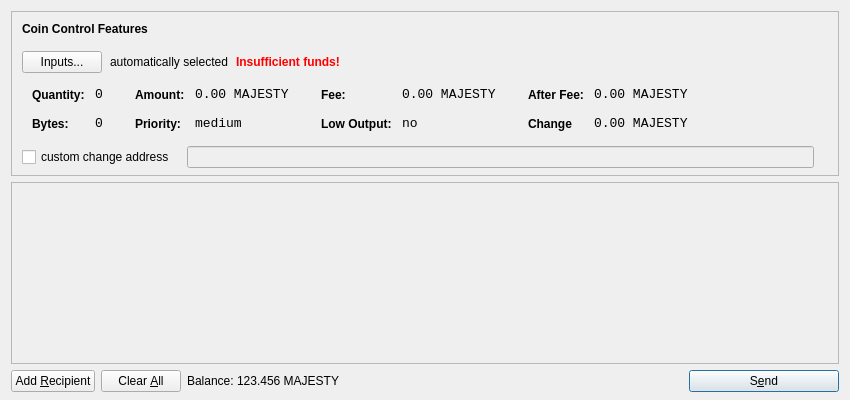
<?xml version="1.0" encoding="UTF-8"?>
<ui version="4.0">
 <class>SendCoinsDialog</class>
 <widget class="QDialog" name="SendCoinsDialog">
  <property name="geometry">
   <rect>
    <x>0</x>
    <y>0</y>
    <width>850</width>
    <height>400</height>
   </rect>
  </property>
  <property name="windowTitle">
   <string>Send Coins</string>
  </property>
  <layout class="QVBoxLayout" name="verticalLayout" stretch="0,1,0">
   <property name="bottomMargin">
    <number>8</number>
   </property>
   <item>
    <widget class="QFrame" name="frameCoinControl">
     <property name="sizePolicy">
      <sizepolicy hsizetype="Expanding" vsizetype="Expanding">
       <horstretch>0</horstretch>
       <verstretch>0</verstretch>
      </sizepolicy>
     </property>
     <property name="maximumSize">
      <size>
       <width>16777215</width>
       <height>16777215</height>
      </size>
     </property>
     <property name="frameShape">
      <enum>QFrame::StyledPanel</enum>
     </property>
     <property name="frameShadow">
      <enum>QFrame::Sunken</enum>
     </property>
     <layout class="QVBoxLayout" name="verticalLayoutCoinControl2">
      <property name="spacing">
       <number>-1</number>
      </property>
      <property name="leftMargin">
       <number>0</number>
      </property>
      <property name="topMargin">
       <number>0</number>
      </property>
      <property name="rightMargin">
       <number>0</number>
      </property>
      <property name="bottomMargin">
       <number>6</number>
      </property>
      <item>
       <layout class="QVBoxLayout" name="verticalLayoutCoinControl" stretch="0,0,0,0,1">
        <property name="spacing">
         <number>0</number>
        </property>
        <property name="leftMargin">
         <number>10</number>
        </property>
        <property name="topMargin">
         <number>10</number>
        </property>
        <item>
         <layout class="QHBoxLayout" name="horizontalLayoutCoinControl1">
          <property name="bottomMargin">
           <number>15</number>
          </property>
          <item>
           <widget class="QLabel" name="labelCoinControlFeatures">
            <property name="sizePolicy">
             <sizepolicy hsizetype="Preferred" vsizetype="Maximum">
              <horstretch>0</horstretch>
              <verstretch>0</verstretch>
             </sizepolicy>
            </property>
            <property name="font">
             <font>
              <weight>75</weight>
              <bold>true</bold>
             </font>
            </property>
            <property name="styleSheet">
             <string notr="true">font-weight:bold;</string>
            </property>
            <property name="text">
             <string>Coin Control Features</string>
            </property>
           </widget>
          </item>
         </layout>
        </item>
        <item>
         <layout class="QHBoxLayout" name="horizontalLayoutCoinControl2" stretch="0,0,0,0">
          <property name="spacing">
           <number>8</number>
          </property>
          <property name="bottomMargin">
           <number>10</number>
          </property>
          <item>
           <widget class="QPushButton" name="pushButtonCoinControl">
            <property name="styleSheet">
             <string notr="true"/>
            </property>
            <property name="text">
             <string>Inputs...</string>
            </property>
           </widget>
          </item>
          <item>
           <widget class="QLabel" name="labelCoinControlAutomaticallySelected">
            <property name="text">
             <string>automatically selected</string>
            </property>
            <property name="margin">
             <number>5</number>
            </property>
           </widget>
          </item>
          <item>
           <widget class="QLabel" name="labelCoinControlInsuffFunds">
            <property name="font">
             <font>
              <weight>75</weight>
              <bold>true</bold>
             </font>
            </property>
            <property name="styleSheet">
             <string notr="true">color:red;font-weight:bold;</string>
            </property>
            <property name="text">
             <string>Insufficient funds!</string>
            </property>
            <property name="margin">
             <number>5</number>
            </property>
           </widget>
          </item>
          <item>
           <spacer name="horizontalSpacerCoinControl">
            <property name="orientation">
             <enum>Qt::Horizontal</enum>
            </property>
            <property name="sizeHint" stdset="0">
             <size>
              <width>40</width>
              <height>1</height>
             </size>
            </property>
           </spacer>
          </item>
         </layout>
        </item>
        <item>
         <widget class="QWidget" name="widgetCoinControl" native="true">
          <property name="sizePolicy">
           <sizepolicy hsizetype="Preferred" vsizetype="Preferred">
            <horstretch>0</horstretch>
            <verstretch>0</verstretch>
           </sizepolicy>
          </property>
          <property name="minimumSize">
           <size>
            <width>0</width>
            <height>0</height>
           </size>
          </property>
          <property name="styleSheet">
           <string notr="true"/>
          </property>
          <layout class="QHBoxLayout" name="horizontalLayoutCoinControl5">
           <property name="margin">
            <number>0</number>
           </property>
           <item>
            <layout class="QHBoxLayout" name="horizontalLayoutCoinControl3" stretch="0,0,0,1">
             <property name="spacing">
              <number>20</number>
             </property>
             <property name="topMargin">
              <number>0</number>
             </property>
             <property name="bottomMargin">
              <number>10</number>
             </property>
             <item>
              <layout class="QFormLayout" name="formLayoutCoinControl1">
               <property name="horizontalSpacing">
                <number>10</number>
               </property>
               <property name="verticalSpacing">
                <number>14</number>
               </property>
               <property name="leftMargin">
                <number>10</number>
               </property>
               <property name="topMargin">
                <number>4</number>
               </property>
               <property name="rightMargin">
                <number>6</number>
               </property>
               <item row="0" column="0">
                <widget class="QLabel" name="labelCoinControlQuantityText">
                 <property name="styleSheet">
                  <string notr="true">font-weight:bold;</string>
                 </property>
                 <property name="text">
                  <string>Quantity:</string>
                 </property>
                 <property name="margin">
                  <number>0</number>
                 </property>
                </widget>
               </item>
               <item row="0" column="1">
                <widget class="QLabel" name="labelCoinControlQuantity">
                 <property name="font">
                  <font>
                   <family>Monospace</family>
                   <pointsize>10</pointsize>
                  </font>
                 </property>
                 <property name="cursor">
                  <cursorShape>IBeamCursor</cursorShape>
                 </property>
                 <property name="contextMenuPolicy">
                  <enum>Qt::ActionsContextMenu</enum>
                 </property>
                 <property name="text">
                  <string>0</string>
                 </property>
                 <property name="margin">
                  <number>0</number>
                 </property>
                 <property name="textInteractionFlags">
                  <set>Qt::LinksAccessibleByMouse|Qt::TextSelectableByKeyboard|Qt::TextSelectableByMouse</set>
                 </property>
                </widget>
               </item>
               <item row="1" column="0">
                <widget class="QLabel" name="labelCoinControlBytesText">
                 <property name="styleSheet">
                  <string notr="true">font-weight:bold;</string>
                 </property>
                 <property name="text">
                  <string>Bytes:</string>
                 </property>
                </widget>
               </item>
               <item row="1" column="1">
                <widget class="QLabel" name="labelCoinControlBytes">
                 <property name="font">
                  <font>
                   <family>Monospace</family>
                   <pointsize>10</pointsize>
                  </font>
                 </property>
                 <property name="cursor">
                  <cursorShape>IBeamCursor</cursorShape>
                 </property>
                 <property name="contextMenuPolicy">
                  <enum>Qt::ActionsContextMenu</enum>
                 </property>
                 <property name="text">
                  <string>0</string>
                 </property>
                 <property name="textInteractionFlags">
                  <set>Qt::LinksAccessibleByMouse|Qt::TextSelectableByKeyboard|Qt::TextSelectableByMouse</set>
                 </property>
                </widget>
               </item>
              </layout>
             </item>
             <item>
              <layout class="QFormLayout" name="formLayoutCoinControl2">
               <property name="horizontalSpacing">
                <number>10</number>
               </property>
               <property name="verticalSpacing">
                <number>14</number>
               </property>
               <property name="leftMargin">
                <number>6</number>
               </property>
               <property name="topMargin">
                <number>4</number>
               </property>
               <property name="rightMargin">
                <number>6</number>
               </property>
               <item row="0" column="0">
                <widget class="QLabel" name="labelCoinControlAmountText">
                 <property name="styleSheet">
                  <string notr="true">font-weight:bold;</string>
                 </property>
                 <property name="text">
                  <string>Amount:</string>
                 </property>
                 <property name="margin">
                  <number>0</number>
                 </property>
                </widget>
               </item>
               <item row="0" column="1">
                <widget class="QLabel" name="labelCoinControlAmount">
                 <property name="font">
                  <font>
                   <family>Monospace</family>
                   <pointsize>10</pointsize>
                  </font>
                 </property>
                 <property name="cursor">
                  <cursorShape>IBeamCursor</cursorShape>
                 </property>
                 <property name="contextMenuPolicy">
                  <enum>Qt::ActionsContextMenu</enum>
                 </property>
                 <property name="text">
                  <string>0.00 MAJESTY</string>
                 </property>
                 <property name="textInteractionFlags">
                  <set>Qt::LinksAccessibleByMouse|Qt::TextSelectableByKeyboard|Qt::TextSelectableByMouse</set>
                 </property>
                </widget>
               </item>
               <item row="1" column="0">
                <widget class="QLabel" name="labelCoinControlPriorityText">
                 <property name="styleSheet">
                  <string notr="true">font-weight:bold;</string>
                 </property>
                 <property name="text">
                  <string>Priority:</string>
                 </property>
                </widget>
               </item>
               <item row="1" column="1">
                <widget class="QLabel" name="labelCoinControlPriority">
                 <property name="font">
                  <font>
                   <family>Monospace</family>
                   <pointsize>10</pointsize>
                  </font>
                 </property>
                 <property name="cursor">
                  <cursorShape>IBeamCursor</cursorShape>
                 </property>
                 <property name="contextMenuPolicy">
                  <enum>Qt::ActionsContextMenu</enum>
                 </property>
                 <property name="text">
                  <string>medium</string>
                 </property>
                 <property name="textInteractionFlags">
                  <set>Qt::LinksAccessibleByMouse|Qt::TextSelectableByKeyboard|Qt::TextSelectableByMouse</set>
                 </property>
                </widget>
               </item>
              </layout>
             </item>
             <item>
              <layout class="QFormLayout" name="formLayoutCoinControl3">
               <property name="horizontalSpacing">
                <number>10</number>
               </property>
               <property name="verticalSpacing">
                <number>14</number>
               </property>
               <property name="leftMargin">
                <number>6</number>
               </property>
               <property name="topMargin">
                <number>4</number>
               </property>
               <property name="rightMargin">
                <number>6</number>
               </property>
               <item row="0" column="0">
                <widget class="QLabel" name="labelCoinControlFeeText">
                 <property name="styleSheet">
                  <string notr="true">font-weight:bold;</string>
                 </property>
                 <property name="text">
                  <string>Fee:</string>
                 </property>
                 <property name="margin">
                  <number>0</number>
                 </property>
                </widget>
               </item>
               <item row="0" column="1">
                <widget class="QLabel" name="labelCoinControlFee">
                 <property name="font">
                  <font>
                   <family>Monospace</family>
                   <pointsize>10</pointsize>
                  </font>
                 </property>
                 <property name="cursor">
                  <cursorShape>IBeamCursor</cursorShape>
                 </property>
                 <property name="contextMenuPolicy">
                  <enum>Qt::ActionsContextMenu</enum>
                 </property>
                 <property name="text">
                  <string>0.00 MAJESTY</string>
                 </property>
                 <property name="textInteractionFlags">
                  <set>Qt::LinksAccessibleByMouse|Qt::TextSelectableByKeyboard|Qt::TextSelectableByMouse</set>
                 </property>
                </widget>
               </item>
               <item row="1" column="0">
                <widget class="QLabel" name="labelCoinControlLowOutputText">
                 <property name="styleSheet">
                  <string notr="true">font-weight:bold;</string>
                 </property>
                 <property name="text">
                  <string>Low Output:</string>
                 </property>
                </widget>
               </item>
               <item row="1" column="1">
                <widget class="QLabel" name="labelCoinControlLowOutput">
                 <property name="font">
                  <font>
                   <family>Monospace</family>
                   <pointsize>10</pointsize>
                  </font>
                 </property>
                 <property name="cursor">
                  <cursorShape>IBeamCursor</cursorShape>
                 </property>
                 <property name="contextMenuPolicy">
                  <enum>Qt::ActionsContextMenu</enum>
                 </property>
                 <property name="text">
                  <string>no</string>
                 </property>
                 <property name="textInteractionFlags">
                  <set>Qt::LinksAccessibleByMouse|Qt::TextSelectableByKeyboard|Qt::TextSelectableByMouse</set>
                 </property>
                </widget>
               </item>
              </layout>
             </item>
             <item>
              <layout class="QFormLayout" name="formLayoutCoinControl4">
               <property name="horizontalSpacing">
                <number>10</number>
               </property>
               <property name="verticalSpacing">
                <number>14</number>
               </property>
               <property name="leftMargin">
                <number>6</number>
               </property>
               <property name="topMargin">
                <number>4</number>
               </property>
               <property name="rightMargin">
                <number>6</number>
               </property>
               <item row="0" column="0">
                <widget class="QLabel" name="labelCoinControlAfterFeeText">
                 <property name="styleSheet">
                  <string notr="true">font-weight:bold;</string>
                 </property>
                 <property name="text">
                  <string>After Fee:</string>
                 </property>
                 <property name="margin">
                  <number>0</number>
                 </property>
                </widget>
               </item>
               <item row="0" column="1">
                <widget class="QLabel" name="labelCoinControlAfterFee">
                 <property name="font">
                  <font>
                   <family>Monospace</family>
                   <pointsize>10</pointsize>
                  </font>
                 </property>
                 <property name="cursor">
                  <cursorShape>IBeamCursor</cursorShape>
                 </property>
                 <property name="contextMenuPolicy">
                  <enum>Qt::ActionsContextMenu</enum>
                 </property>
                 <property name="text">
                  <string>0.00 MAJESTY</string>
                 </property>
                 <property name="textInteractionFlags">
                  <set>Qt::LinksAccessibleByMouse|Qt::TextSelectableByKeyboard|Qt::TextSelectableByMouse</set>
                 </property>
                </widget>
               </item>
               <item row="1" column="0">
                <widget class="QLabel" name="labelCoinControlChangeText">
                 <property name="styleSheet">
                  <string notr="true">font-weight:bold;</string>
                 </property>
                 <property name="text">
                  <string>Change</string>
                 </property>
                </widget>
               </item>
               <item row="1" column="1">
                <widget class="QLabel" name="labelCoinControlChange">
                 <property name="font">
                  <font>
                   <family>Monospace</family>
                   <pointsize>10</pointsize>
                  </font>
                 </property>
                 <property name="cursor">
                  <cursorShape>IBeamCursor</cursorShape>
                 </property>
                 <property name="contextMenuPolicy">
                  <enum>Qt::ActionsContextMenu</enum>
                 </property>
                 <property name="text">
                  <string>0.00 MAJESTY</string>
                 </property>
                 <property name="textInteractionFlags">
                  <set>Qt::LinksAccessibleByMouse|Qt::TextSelectableByKeyboard|Qt::TextSelectableByMouse</set>
                 </property>
                </widget>
               </item>
              </layout>
             </item>
            </layout>
           </item>
          </layout>
         </widget>
        </item>
        <item>
         <layout class="QHBoxLayout" name="horizontalLayoutCoinControl4" stretch="0,0,0">
          <property name="spacing">
           <number>12</number>
          </property>
          <property name="sizeConstraint">
           <enum>QLayout::SetDefaultConstraint</enum>
          </property>
          <property name="topMargin">
           <number>5</number>
          </property>
          <property name="rightMargin">
           <number>5</number>
          </property>
          <item>
           <widget class="QCheckBox" name="checkBoxCoinControlChange">
            <property name="text">
             <string>custom change address</string>
            </property>
           </widget>
          </item>
          <item>
           <widget class="QLineEdit" name="lineEditCoinControlChange">
            <property name="enabled">
             <bool>false</bool>
            </property>
            <property name="sizePolicy">
             <sizepolicy hsizetype="Expanding" vsizetype="Fixed">
              <horstretch>0</horstretch>
              <verstretch>0</verstretch>
             </sizepolicy>
            </property>
           </widget>
          </item>
          <item>
           <widget class="QLabel" name="labelCoinControlChangeLabel">
            <property name="sizePolicy">
             <sizepolicy hsizetype="Preferred" vsizetype="Expanding">
              <horstretch>0</horstretch>
              <verstretch>0</verstretch>
             </sizepolicy>
            </property>
            <property name="minimumSize">
             <size>
              <width>0</width>
              <height>0</height>
             </size>
            </property>
            <property name="text">
             <string/>
            </property>
            <property name="margin">
             <number>3</number>
            </property>
           </widget>
          </item>
         </layout>
        </item>
        <item>
         <spacer name="verticalSpacerCoinControl">
          <property name="orientation">
           <enum>Qt::Vertical</enum>
          </property>
          <property name="sizeHint" stdset="0">
           <size>
            <width>800</width>
            <height>1</height>
           </size>
          </property>
         </spacer>
        </item>
       </layout>
      </item>
     </layout>
    </widget>
   </item>
   <item>
    <widget class="QScrollArea" name="scrollArea">
     <property name="widgetResizable">
      <bool>true</bool>
     </property>
     <widget class="QWidget" name="scrollAreaWidgetContents">
      <property name="geometry">
       <rect>
        <x>0</x>
        <y>0</y>
        <width>830</width>
        <height>165</height>
       </rect>
      </property>
      <layout class="QVBoxLayout" name="verticalLayout_2">
       <property name="margin">
        <number>0</number>
       </property>
       <item>
        <layout class="QVBoxLayout" name="entries">
         <property name="spacing">
          <number>6</number>
         </property>
        </layout>
       </item>
       <item>
        <spacer name="verticalSpacer">
         <property name="orientation">
          <enum>Qt::Vertical</enum>
         </property>
         <property name="sizeHint" stdset="0">
          <size>
           <width>20</width>
           <height>40</height>
          </size>
         </property>
        </spacer>
       </item>
      </layout>
     </widget>
    </widget>
   </item>
   <item>
    <layout class="QHBoxLayout" name="horizontalLayout">
     <item>
      <widget class="QPushButton" name="addButton">
       <property name="toolTip">
        <string>Send to multiple recipients at once</string>
       </property>
       <property name="text">
        <string>Add &amp;Recipient</string>
       </property>
       <property name="icon">
        <iconset resource="../bitcoin.qrc">
         <normaloff>:/icons/add</normaloff>:/icons/add</iconset>
       </property>
       <property name="autoDefault">
        <bool>false</bool>
       </property>
      </widget>
     </item>
     <item>
      <widget class="QPushButton" name="clearButton">
       <property name="sizePolicy">
        <sizepolicy hsizetype="Minimum" vsizetype="Fixed">
         <horstretch>0</horstretch>
         <verstretch>0</verstretch>
        </sizepolicy>
       </property>
       <property name="toolTip">
        <string>Remove all transaction fields</string>
       </property>
       <property name="text">
        <string>Clear &amp;All</string>
       </property>
       <property name="icon">
        <iconset resource="../bitcoin.qrc">
         <normaloff>:/icons/remove</normaloff>:/icons/remove</iconset>
       </property>
       <property name="autoRepeatDelay">
        <number>300</number>
       </property>
       <property name="autoDefault">
        <bool>false</bool>
       </property>
      </widget>
     </item>
     <item>
      <layout class="QHBoxLayout" name="horizontalLayout_2">
       <property name="spacing">
        <number>3</number>
       </property>
       <item>
        <widget class="QLabel" name="label">
         <property name="sizePolicy">
          <sizepolicy hsizetype="Preferred" vsizetype="Fixed">
           <horstretch>0</horstretch>
           <verstretch>0</verstretch>
          </sizepolicy>
         </property>
         <property name="text">
          <string>Balance:</string>
         </property>
        </widget>
       </item>
       <item>
        <widget class="QLabel" name="labelBalance">
         <property name="sizePolicy">
          <sizepolicy hsizetype="Preferred" vsizetype="Fixed">
           <horstretch>0</horstretch>
           <verstretch>0</verstretch>
          </sizepolicy>
         </property>
         <property name="cursor">
          <cursorShape>IBeamCursor</cursorShape>
         </property>
         <property name="text">
          <string>123.456 MAJESTY</string>
         </property>
         <property name="textInteractionFlags">
          <set>Qt::LinksAccessibleByMouse|Qt::TextSelectableByKeyboard|Qt::TextSelectableByMouse</set>
         </property>
        </widget>
       </item>
      </layout>
     </item>
     <item>
      <spacer name="horizontalSpacer">
       <property name="orientation">
        <enum>Qt::Horizontal</enum>
       </property>
       <property name="sizeHint" stdset="0">
        <size>
         <width>40</width>
         <height>20</height>
        </size>
       </property>
      </spacer>
     </item>
     <item>
      <widget class="QPushButton" name="sendButton">
       <property name="minimumSize">
        <size>
         <width>150</width>
         <height>0</height>
        </size>
       </property>
       <property name="toolTip">
        <string>Confirm the send action</string>
       </property>
       <property name="text">
        <string>S&amp;end</string>
       </property>
       <property name="icon">
        <iconset resource="../bitcoin.qrc">
         <normaloff>:/icons/send</normaloff>:/icons/send</iconset>
       </property>
       <property name="default">
        <bool>true</bool>
       </property>
      </widget>
     </item>
    </layout>
   </item>
  </layout>
 </widget>
 <resources>
  <include location="../bitcoin.qrc"/>
 </resources>
 <connections/>
</ui>
